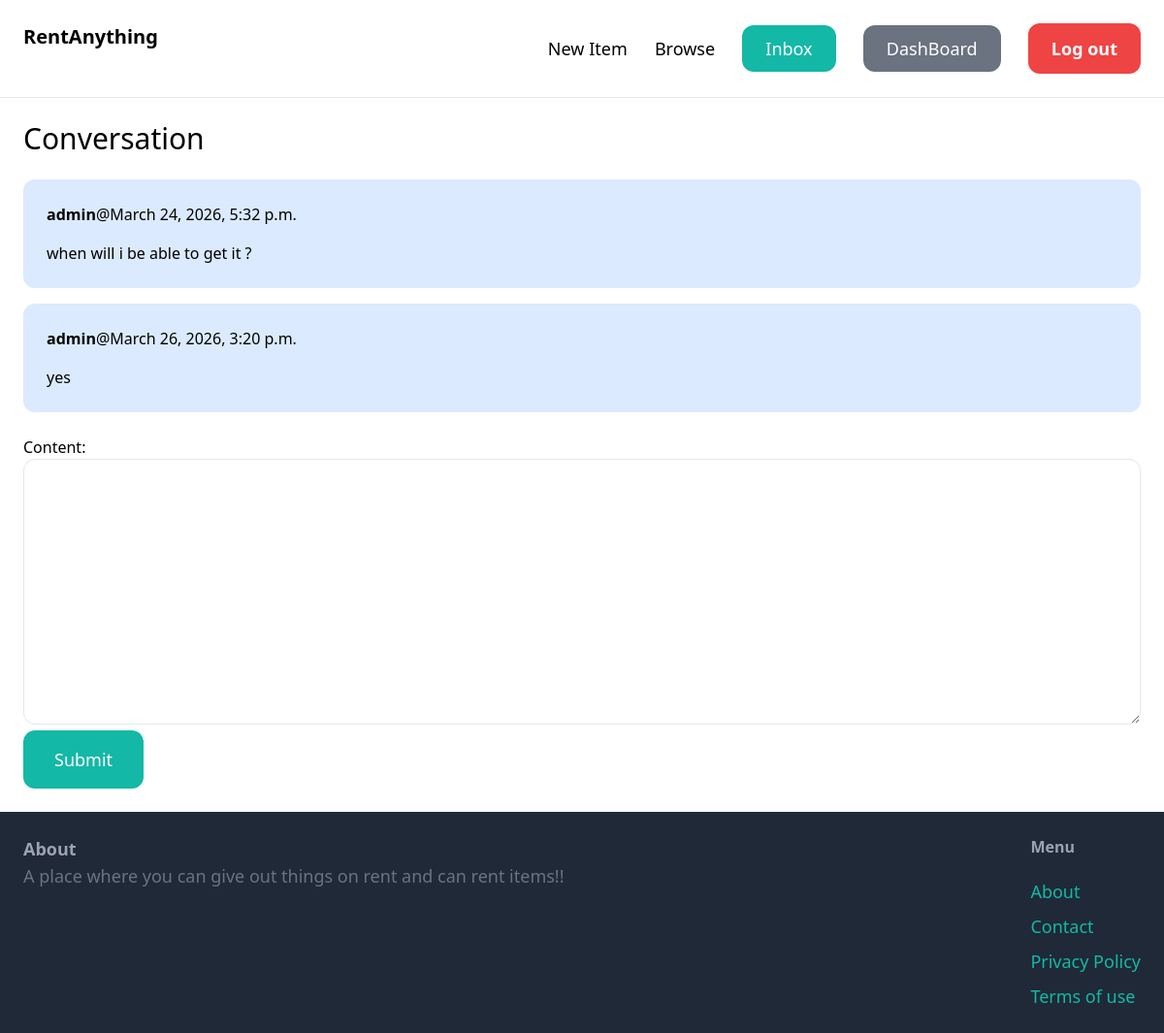
/conversations/4/ (signed in), run on the app's committed database.
### conversation/models.py (models this page shows)
class ConversationMessage(models.Model):
    conversation=models.ForeignKey(Conversation,related_name='messages',on_delete=models.CASCADE)
    content=models.TextField()
    created_by=models.ForeignKey(User,related_name='created_messages',on_delete=models.CASCADE)
    created_at=models.DateTimeField(auto_now_add=True)

### conversation/views.py (the view)
# urls.py: path('<int:pk>/',views.detail,name='detail'),
@login_required
def detail(request,pk):
    conversation=Conversation.objects.filter(members__in=[request.user.id]).get(pk=pk)
    if request.method == 'POST':
        form = ConversationMessageform(request.POST)
        if form.is_valid():
            conversation_message=form.save(commit=False)
            conversation_message.conversation=conversation
            conversation_message.created_by=request.user
            conversation_message.save()
            return redirect('conversation:detail',pk=pk)
    else:
        form = ConversationMessageform()
    return render(request,'conversation/detail.html',{
        'conversation':conversation,
        'form':form
    })

### conversation/forms.py
class ConversationMessageform(forms.ModelForm):
    class Meta:
        model = ConversationMessage
        fields=('content',)
        widgets={
            'content': forms.Textarea(attrs={
                'class': 'w-full py-4 px-6 rounded-xl border'
            })
        }

### conversation/templates/conversation/detail.html (shortened to what this page needs)
{% extends 'core/layout.html' %}
{% block content %}
   <h1 class="mb-6 text-3xl">Conversation</h1>
   <div space-y-6>
   {% for message in conversation.messages.all %}
            <div class="mb-4 p-6 flex {% if message.created_by == request.user %}bg-blue-100 {% else %}bg-gray-100 {% endif %} rounded-xl">
               <div>
                <p class="mb-4"><strong>{{ message.created_by.username }}</strong>@{{message.created_at}}</p>
                <p>{{ message.content }}</p>
               </div>
            </div>
   {% endfor %}
   </div>
<form method="post" action="." class="mt-6">
    {{ form.as_p}}
    <button class="py-4 px-8 text-lg bg-teal-500 hover:bg-teal-700 rounded-xl text-white">Submit</button>
</form>
{% endblock %}

### data on the page
ConversationMessage: created_by.username "admin", created_at "March 24, 2026, 5:32 p.m.", content "when will i be able to get it ?"
ConversationMessage: created_by.username "admin", created_at "March 26, 2026, 3:20 p.m.", content "yes"
